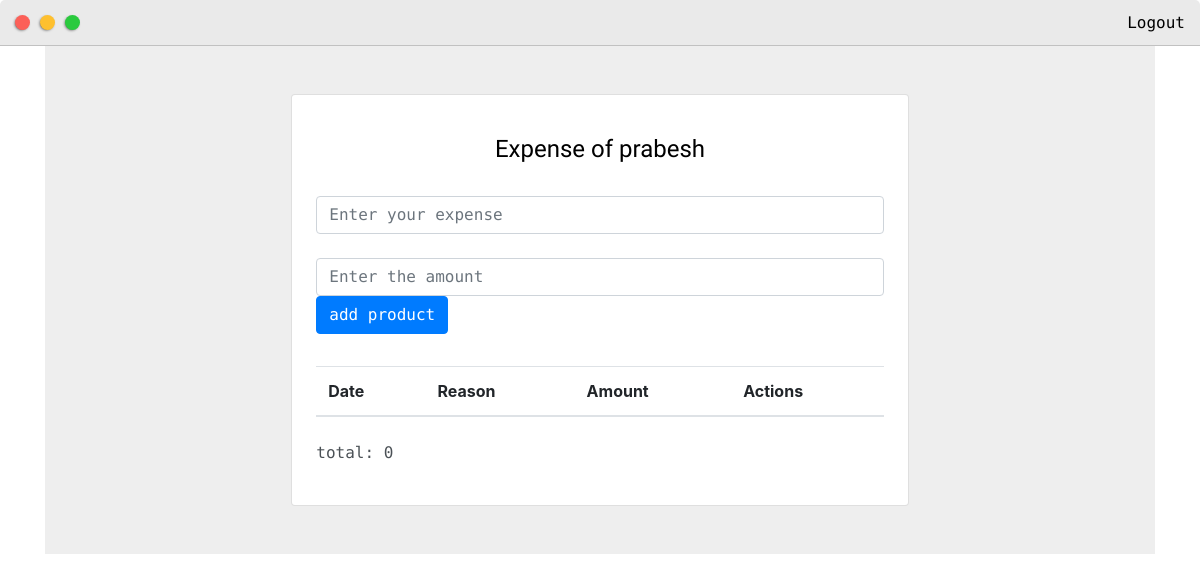
The page /expense/ (signed in) on the database as committed earlier.
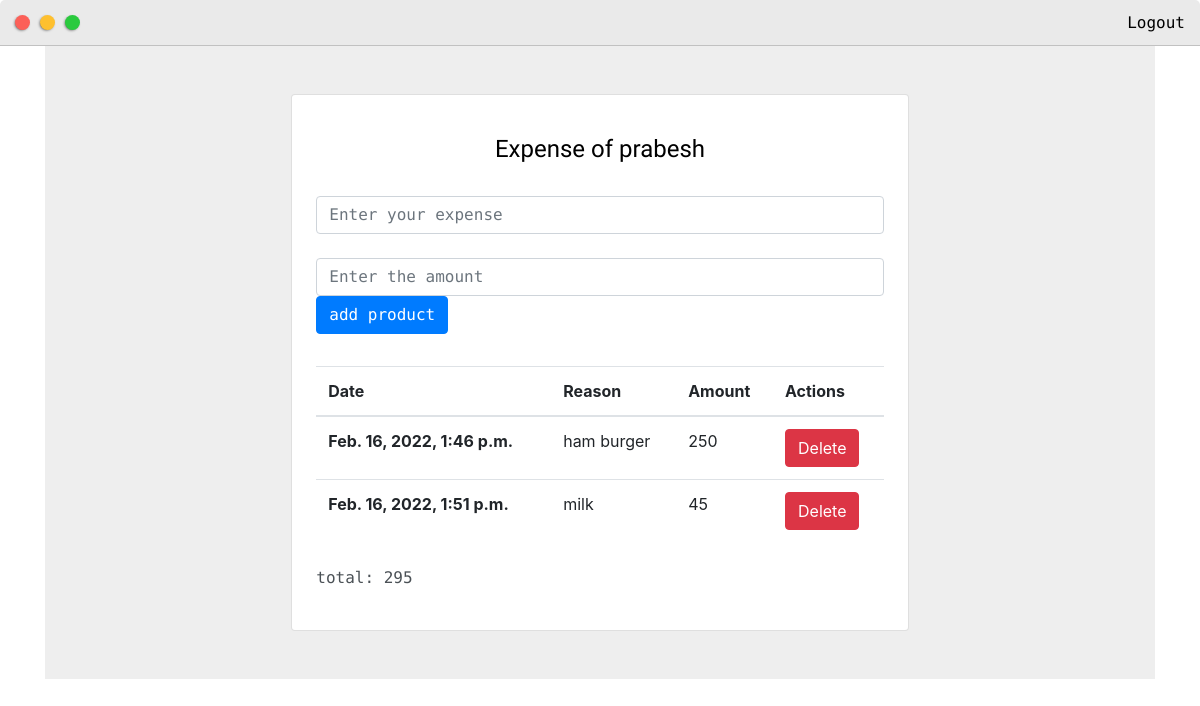
The same page on the database as committed later.
### expense/models.py (models this page shows, shortened)
class expenses(models.Model):
    reason = models.CharField(max_length=30)
    date = models.DateTimeField(auto_now=True)
    amount = models.IntegerField()
    user = models.ForeignKey(User, on_delete=models.CASCADE, default=1)

### expense/views.py (the view)
# urls.py: path('', views.exp , name="expense"),
@login_required
def exp(request):
    expense = expenses()
    data = expenses.objects.filter(user=request.user)
    total = 0
    for amount in data:
        total += amount.amount
    if request.POST.get('reason'):
        expense.reason = request.POST.get('reason')
        expense.amount = request.POST.get('amount')
        expense.user = request.user
        expense.save()
        return redirect('expense')
    return render(request, 'expense/expense.html', {'data': data,'total': total})

### expense/templates/expense/expense.html (shortened to what this page needs)
{% extends 'base/base.html' %}
{%block content%}
<section class="vh-100" style="background-color: #eee;">
    <div class="container py-5 h-100">
      <div class="row d-flex justify-content-center align-items-center h-100">
        <div class="col col-lg-9 col-xl-7">
          <div class="card rounded-3">
            <div class="card-body p-4">
              <h4 class="text-center my-3 pb-3">Expense of {{request.user.username}}</h4>
              <form class="row row-cols-lg-auto g-3 justify-content-center align-items-center mb-4 pb-2" method="POST" action="{% url 'expense' %}">
                <div class="col-12">
                  <div class="form-outline">
                    <input type="text"  name="reason" class="form-control" placeholder="Enter your expense"/>
                    <Br>
                    <input type="text" name="amount" class="form-control" placeholder="Enter the amount"/>
                  </div>
                </div>
                <div class="col-12">
                  <input class="btn btn-primary"  type="submit" value="add product"/>
                </div>
              </form>
              <table class="table mb-4">
                <thead>
                  <tr>
                    <th scope="col">Date</th>
                    <th scope="col">Reason</th>
                    <th scope="col">Amount</th>
                    <th scope="col">Actions</th>
                  </tr>
                </thead>
                <tbody>
                  {% for datas in data %}
                  <tr>
                    <th scope="row">{{datas.date}}</th>
                    <td>{{datas.reason}}</td>
                    <td>{{datas.amount}}</td>
                    <td>
                      <form method="POST" action="{% url 'delete' datas.id %}">
                      <button type="submit"  class="btn btn-danger" name="delete">Delete</button>
                    </form>
                    </td>
                  </tr>
                  {% endfor %}
                </tbody>
              </table>
              <p>total: {{total}}</p>
            </div>
          </div>
        </div>
      </div>
    </div>
  </section>
{% endblock %}

Rows that differ between the two databases and show on the page:
added expenses: date "Feb. 16, 2022, 1:46 p.m.", reason "ham burger", amount "250"
added expenses: date "Feb. 16, 2022, 1:51 p.m.", reason "milk", amount "45"
Other text that changed with them:
{{ total }}: "0" → "295"
